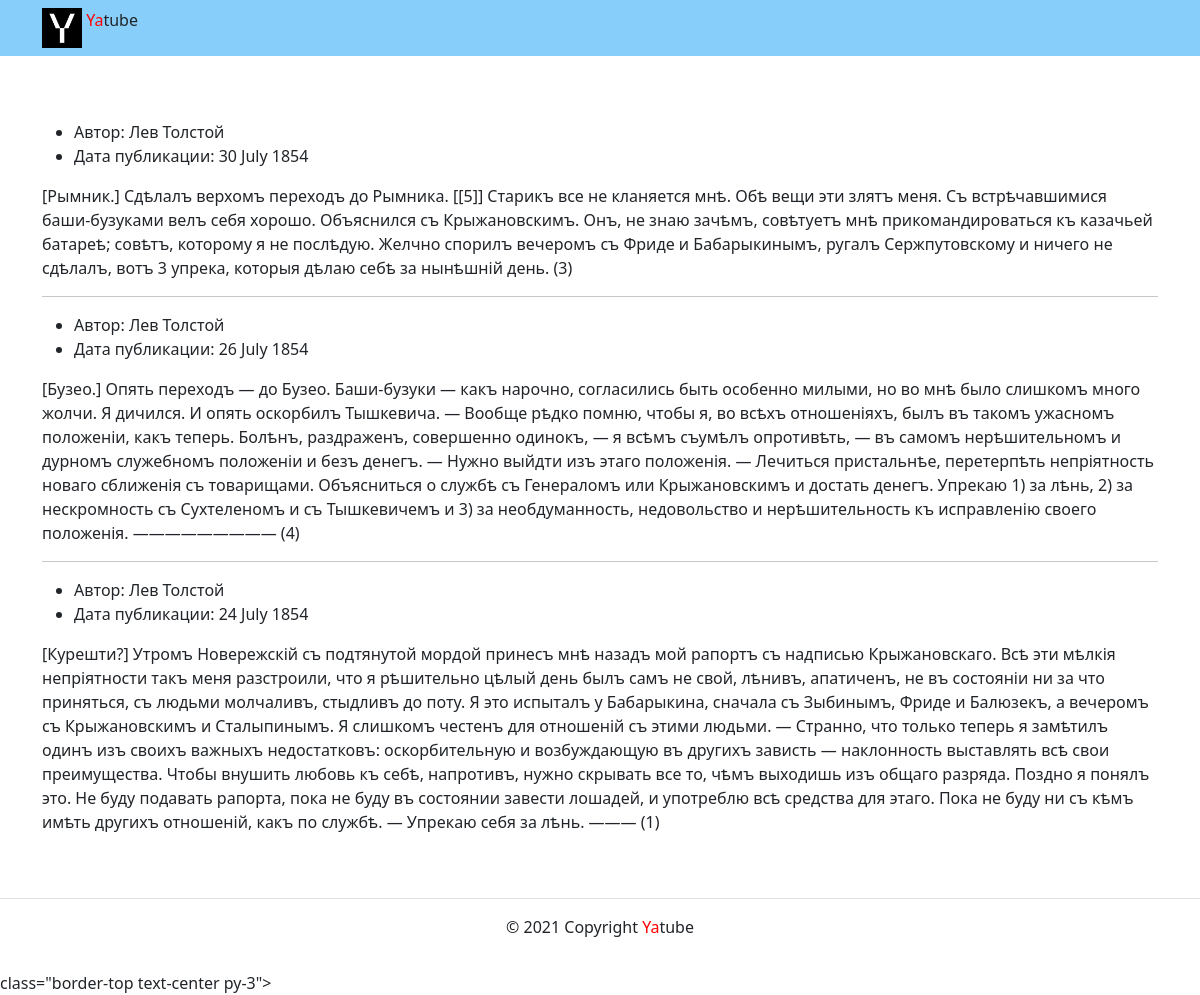
The page /group/Engineers/ on the database its author committed.
### yatube/posts/models.py (models this page shows, shortened)
class Post(models.Model):
    text = models.TextField(verbose_name='Текст')
    pub_date = models.DateTimeField(
        verbose_name='Дата пулбликации',
        auto_now_add=True)
    author = models.ForeignKey(
        User,
        on_delete=models.CASCADE,
        verbose_name='Автор',
        related_name='posts'
    )
    group = models.ForeignKey(
        Group,
        verbose_name='Группа',
        on_delete=models.SET_NULL,
        blank=True,
        null=True,
        related_name='posts'
    )
    class Meta:
        ordering = ['-pub_date']
        verbose_name_plural = 'Посты'
        verbose_name = 'Пост'

### yatube/posts/views.py (the view)
# urls.py: path('group/<slug:slug>/', views.group_posts, name='group_list'),
def group_posts(request, slug):
    group = get_object_or_404(Group, slug=slug)
    posts = group.posts.all()[:settings.NUM_POST]
    context = {
        'group': group,
        'posts': posts,
    }
    return render(request, 'posts/group_list.html', context)

### yatube/templates/posts/group_list.html (shortened to what this page needs)
{% extends 'base.html' %}
        {% block content %}
           <div class="container py-5">
             {% for post in posts %}
              <article>
                <ul>
                  <li>
                   Автор: {{ post.author.get_full_name }}
                  </li>
                  <li>
                   Дата публикации: {{ post.pub_date|date:"d E Y" }}
                  </li>
                </ul>
              <p>{{ post.text|linebreaksbr }}</p>
              {% if not forloop.last %}<hr>{% endif %}
              </article>
              {% endfor %}
        </div>
        {% endblock %}

### rows shown on the page
Post: author.get_full_name "Лев Толстой", pub_date "30 July 1854", text "[Рымник.] Сдѣлалъ верхомъ переходъ до Рымника. [[5]] Старикъ все не кланяется мнѣ. Обѣ вещи эти злятъ меня. Съ встрѣчавшимися баши-бузуками велъ себя хорошо. Объяснился съ Крыжановскимъ. Онъ, не знаю зачѣмъ, совѣтуетъ мнѣ прикомандироваться къ казачьей батареѣ; совѣтъ, которому я не послѣдую. Желчно спорилъ вечеромъ съ Фриде и Бабарыкинымъ, ругалъ Сержпутовскому и ничего не сдѣлалъ, вотъ 3 упрека, которыя дѣлаю себѣ за нынѣшній день. (3)"
Post: author.get_full_name "Лев Толстой", pub_date "26 July 1854", text "[Бузео.] Опять переходъ — до Бузео. Баши-бузуки — какъ нарочно, согласились быть особенно милыми, но во мнѣ было слишкомъ много жолчи. Я дичился. И опять оскорбилъ Тышкевича. — Вообще рѣдко помню, чтобы я, во всѣхъ отношеніяхъ, былъ въ такомъ ужасномъ положеніи, какъ теперь. Болѣнъ, раздраженъ, совершенно одинокъ, — я всѣмъ съумѣлъ опротивѣть, — въ самомъ нерѣшительномъ и дурномъ служебномъ положеніи и безъ денегъ. — Нужно выйдти изъ этаго положенія. — Лечиться пристальнѣе, перетерпѣть непріятность новаго сближенія съ товарищами. Объясниться о службѣ съ Генераломъ или Крыжановскимъ и достать денегъ. Упрекаю 1) за лѣнь, 2) за нескромность съ Сухтеленомъ и съ Тышкевичемъ и 3) за…"
Post: author.get_full_name "Лев Толстой", pub_date "24 July 1854", text "[Курешти?] Утромъ Новережскій съ подтянутой мордой принесъ мнѣ назадъ мой рапортъ съ надписью Крыжановскаго. Всѣ эти мѣлкія непріятности такъ меня разстроили, что я рѣшительно цѣлый день былъ самъ не свой, лѣнивъ, апатиченъ, не въ состояніи ни за что приняться, съ людьми молчаливъ, стыдливъ до поту. Я это испыталъ у Бабарыкина, сначала съ Зыбинымъ, Фриде и Балюзекъ, а вечеромъ съ Крыжановскимъ и Сталыпинымъ. Я слишкомъ честенъ для отношеній съ этими людьми. — Странно, что только теперь я замѣтилъ одинъ изъ своихъ важныхъ недостатковъ: оскорбительную и возбуждающую въ другихъ зависть — наклонность выставлять всѣ свои преимущества. Чтобы внушить любовь къ себѣ, напротивъ, нужно скрывать все…"
